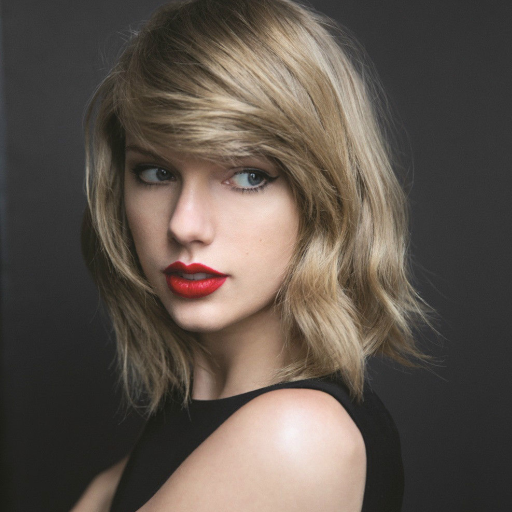
#> input picture 测试自动化测试代码/liaoxuefengpython/安装第三方模块/1.jpg, 1024 x 1024 px (shown at 1/2 size)
$ python pillow.py
#> lines starting #> are read from the running program, lines starting #| are printed output that depends on the picture
# 第三方库——Python Imaging Library，这是Python下非常强大的处理图像的工具库。
# 不过，PIL目前只支持到Python 2.7，并且有年头没有更新了，因此，
# 基于PIL的Pillow项目开发非常活跃，并且支持最新的Python 3
from PIL import Image
im=Image.open("1.jpg")
#> im is the input picture: PIL image 1024x1024 RGB; mean R, G, B 93.2, 83.5, 75.4
print(im.format,im.size,im.mode)
#| JPEG (1024, 1024) RGB
im.thumbnail((200,100))
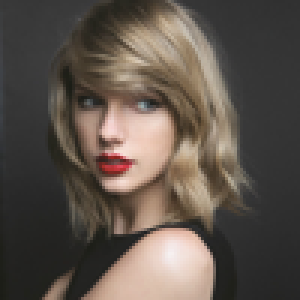
#> im: PIL image 100x100 RGB (shown 3 times larger); mean R, G, B 93.2, 83.5, 75.3
im.save("2.png","JPEG")

im2=Image.open("2.png")
print(im2.format,im2.size,im2.mode)
#| JPEG (100, 100) RGB
